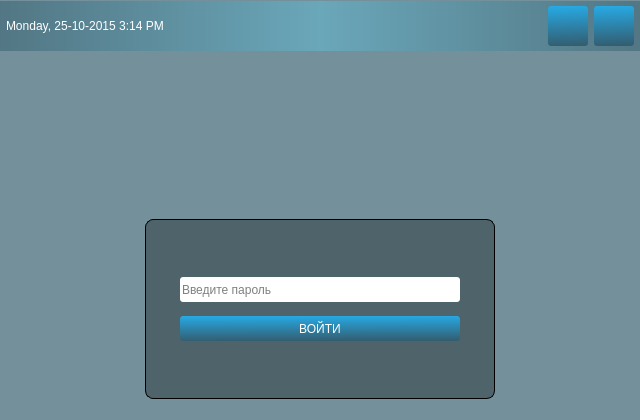
<?xml version="1.0" encoding="UTF-8"?>
<ui version="4.0">
 <author>Vestimy</author>
 <class>Login_Form</class>
 <widget class="QDialog" name="Login_Form">
  <property name="geometry">
   <rect>
    <x>0</x>
    <y>0</y>
    <width>640</width>
    <height>420</height>
   </rect>
  </property>
  <property name="sizePolicy">
   <sizepolicy hsizetype="Fixed" vsizetype="Fixed">
    <horstretch>0</horstretch>
    <verstretch>0</verstretch>
   </sizepolicy>
  </property>
  <property name="minimumSize">
   <size>
    <width>640</width>
    <height>420</height>
   </size>
  </property>
  <property name="maximumSize">
   <size>
    <width>640</width>
    <height>420</height>
   </size>
  </property>
  <property name="windowTitle">
   <string>FreeWake</string>
  </property>
  <property name="windowIcon">
   <iconset theme=":/icons/wakeboarding.png">
    <normaloff>.</normaloff>.</iconset>
  </property>
  <property name="styleSheet">
   <string notr="true">#Login_Form { 
	background: rgba(32, 80, 96, 100); }
#topPanel { 
	background-color: qlineargradient(spread:reflect, x1:0.5, y1:0, x2:0, y2:0, stop:0 rgba(91, 204, 233, 100), stop:1 rgba(32, 80, 96, 100)); 
}
#loginForm
{
  background: rgba(0, 0, 0, 80);
  border-radius: 8px;
}
QLabel { 
	color: white; }
QLineEdit { 
	border-radius: 3px; }

QPushButton
{
  color: white;
  background-color: #27a9e3;

  background-color: qlineargradient(spread:pad, x1:0.469, y1:0, x2:0.503, y2:1, stop:0 rgba(39, 169, 227, 255), stop:1 rgba(51, 93, 112, 255));
  border-width: 0px;
  border-radius: 3px;
}:active

QPushButton:hover { 
background-color: #66c011; 
background-color:qlineargradient(spread:reflect, x1:0.478, y1:0, x2:0.472, y2:1, stop:0 rgba(51, 93, 112, 255), stop:0.99435 rgba(39, 169, 227, 255)); 
}
</string>
  </property>
  <property name="sizeGripEnabled">
   <bool>false</bool>
  </property>
  <layout class="QVBoxLayout" name="verticalLayout">
   <property name="spacing">
    <number>2</number>
   </property>
   <property name="leftMargin">
    <number>0</number>
   </property>
   <property name="topMargin">
    <number>0</number>
   </property>
   <property name="rightMargin">
    <number>0</number>
   </property>
   <property name="bottomMargin">
    <number>0</number>
   </property>
   <item>
    <widget class="QWidget" name="topPanel" native="true">
     <property name="sizePolicy">
      <sizepolicy hsizetype="Preferred" vsizetype="Fixed">
       <horstretch>0</horstretch>
       <verstretch>0</verstretch>
      </sizepolicy>
     </property>
     <property name="minimumSize">
      <size>
       <width>0</width>
       <height>45</height>
      </size>
     </property>
     <layout class="QHBoxLayout" name="horizontalLayout" stretch="0,0,0,0">
      <property name="spacing">
       <number>6</number>
      </property>
      <property name="leftMargin">
       <number>6</number>
      </property>
      <property name="topMargin">
       <number>5</number>
      </property>
      <property name="rightMargin">
       <number>6</number>
      </property>
      <property name="bottomMargin">
       <number>5</number>
      </property>
      <item>
       <widget class="QLabel" name="currentDateTime">
        <property name="text">
         <string>Monday, 25-10-2015 3:14 PM</string>
        </property>
       </widget>
      </item>
      <item>
       <spacer name="horizontalSpacer">
        <property name="orientation">
         <enum>Qt::Horizontal</enum>
        </property>
        <property name="sizeHint" stdset="0">
         <size>
          <width>40</width>
          <height>20</height>
         </size>
        </property>
       </spacer>
      </item>
      <item>
       <widget class="QPushButton" name="restartButton">
        <property name="sizePolicy">
         <sizepolicy hsizetype="Fixed" vsizetype="Fixed">
          <horstretch>0</horstretch>
          <verstretch>0</verstretch>
         </sizepolicy>
        </property>
        <property name="minimumSize">
         <size>
          <width>40</width>
          <height>40</height>
         </size>
        </property>
        <property name="text">
         <string/>
        </property>
       </widget>
      </item>
      <item>
       <widget class="QPushButton" name="shutdownButton">
        <property name="sizePolicy">
         <sizepolicy hsizetype="Fixed" vsizetype="Fixed">
          <horstretch>0</horstretch>
          <verstretch>0</verstretch>
         </sizepolicy>
        </property>
        <property name="minimumSize">
         <size>
          <width>40</width>
          <height>40</height>
         </size>
        </property>
        <property name="text">
         <string/>
        </property>
       </widget>
      </item>
     </layout>
    </widget>
   </item>
   <item>
    <layout class="QVBoxLayout" name="verticalLayout_2">
     <property name="topMargin">
      <number>5</number>
     </property>
     <property name="bottomMargin">
      <number>5</number>
     </property>
     <item alignment="Qt::AlignHCenter">
      <widget class="QWidget" name="horizontalWidget" native="true">
       <property name="sizePolicy">
        <sizepolicy hsizetype="Fixed" vsizetype="Fixed">
         <horstretch>0</horstretch>
         <verstretch>0</verstretch>
        </sizepolicy>
       </property>
       <property name="minimumSize">
        <size>
         <width>399</width>
         <height>152</height>
        </size>
       </property>
       <property name="styleSheet">
        <string notr="true">
border-image: url(:/images/in_bott.jpg);
border-radius:55px;</string>
       </property>
       <layout class="QHBoxLayout" name="horizontalLayout_2"/>
      </widget>
     </item>
    </layout>
   </item>
   <item>
    <layout class="QHBoxLayout" name="horizontalLayout_3">
     <property name="topMargin">
      <number>0</number>
     </property>
     <property name="bottomMargin">
      <number>0</number>
     </property>
     <item>
      <widget class="QWidget" name="loginForm" native="true">
       <property name="sizePolicy">
        <sizepolicy hsizetype="Fixed" vsizetype="Fixed">
         <horstretch>0</horstretch>
         <verstretch>0</verstretch>
        </sizepolicy>
       </property>
       <property name="minimumSize">
        <size>
         <width>350</width>
         <height>180</height>
        </size>
       </property>
       <property name="styleSheet">
        <string notr="true">#loginForm { border: 1px solid; }</string>
       </property>
       <layout class="QVBoxLayout" name="verticalLayout_3">
        <property name="leftMargin">
         <number>35</number>
        </property>
        <property name="topMargin">
         <number>35</number>
        </property>
        <property name="rightMargin">
         <number>35</number>
        </property>
        <property name="bottomMargin">
         <number>35</number>
        </property>
        <item>
         <spacer name="verticalSpacer_4">
          <property name="orientation">
           <enum>Qt::Vertical</enum>
          </property>
          <property name="sizeType">
           <enum>QSizePolicy::Fixed</enum>
          </property>
          <property name="sizeHint" stdset="0">
           <size>
            <width>20</width>
            <height>15</height>
           </size>
          </property>
         </spacer>
        </item>
        <item>
         <layout class="QVBoxLayout" name="verticalLayout_4">
          <item>
           <widget class="QLineEdit" name="lineEdit_Pass">
            <property name="sizePolicy">
             <sizepolicy hsizetype="Preferred" vsizetype="Fixed">
              <horstretch>0</horstretch>
              <verstretch>0</verstretch>
             </sizepolicy>
            </property>
            <property name="minimumSize">
             <size>
              <width>280</width>
              <height>25</height>
             </size>
            </property>
            <property name="inputMask">
             <string/>
            </property>
            <property name="maxLength">
             <number>32767</number>
            </property>
            <property name="echoMode">
             <enum>QLineEdit::Password</enum>
            </property>
            <property name="placeholderText">
             <string>Введите пароль</string>
            </property>
           </widget>
          </item>
         </layout>
        </item>
        <item>
         <widget class="QPushButton" name="pushButtonLogin">
          <property name="sizePolicy">
           <sizepolicy hsizetype="Preferred" vsizetype="Fixed">
            <horstretch>0</horstretch>
            <verstretch>0</verstretch>
           </sizepolicy>
          </property>
          <property name="minimumSize">
           <size>
            <width>280</width>
            <height>25</height>
           </size>
          </property>
          <property name="text">
           <string>ВОЙТИ</string>
          </property>
          <property name="shortcut">
           <string>Return</string>
          </property>
         </widget>
        </item>
        <item>
         <spacer name="verticalSpacer_3">
          <property name="orientation">
           <enum>Qt::Vertical</enum>
          </property>
          <property name="sizeType">
           <enum>QSizePolicy::Fixed</enum>
          </property>
          <property name="sizeHint" stdset="0">
           <size>
            <width>20</width>
            <height>15</height>
           </size>
          </property>
         </spacer>
        </item>
       </layout>
      </widget>
     </item>
    </layout>
   </item>
   <item>
    <layout class="QHBoxLayout" name="horizontalLayout_4">
     <property name="topMargin">
      <number>0</number>
     </property>
     <property name="bottomMargin">
      <number>0</number>
     </property>
     <item>
      <widget class="QLabel" name="lcheck">
       <property name="sizePolicy">
        <sizepolicy hsizetype="Fixed" vsizetype="Fixed">
         <horstretch>0</horstretch>
         <verstretch>0</verstretch>
        </sizepolicy>
       </property>
       <property name="minimumSize">
        <size>
         <width>0</width>
         <height>10</height>
        </size>
       </property>
       <property name="text">
        <string/>
       </property>
      </widget>
     </item>
    </layout>
   </item>
  </layout>
 </widget>
 <tabstops>
  <tabstop>lineEdit_Pass</tabstop>
  <tabstop>pushButtonLogin</tabstop>
  <tabstop>restartButton</tabstop>
  <tabstop>shutdownButton</tabstop>
 </tabstops>
 <resources>
  <include location="../source/source.qrc"/>
 </resources>
 <connections>
  <connection>
   <sender>shutdownButton</sender>
   <signal>clicked()</signal>
   <receiver>Login_Form</receiver>
   <slot>close()</slot>
   <hints>
    <hint type="sourcelabel">
     <x>613</x>
     <y>24</y>
    </hint>
    <hint type="destinationlabel">
     <x>319</x>
     <y>239</y>
    </hint>
   </hints>
  </connection>
 </connections>
</ui>
